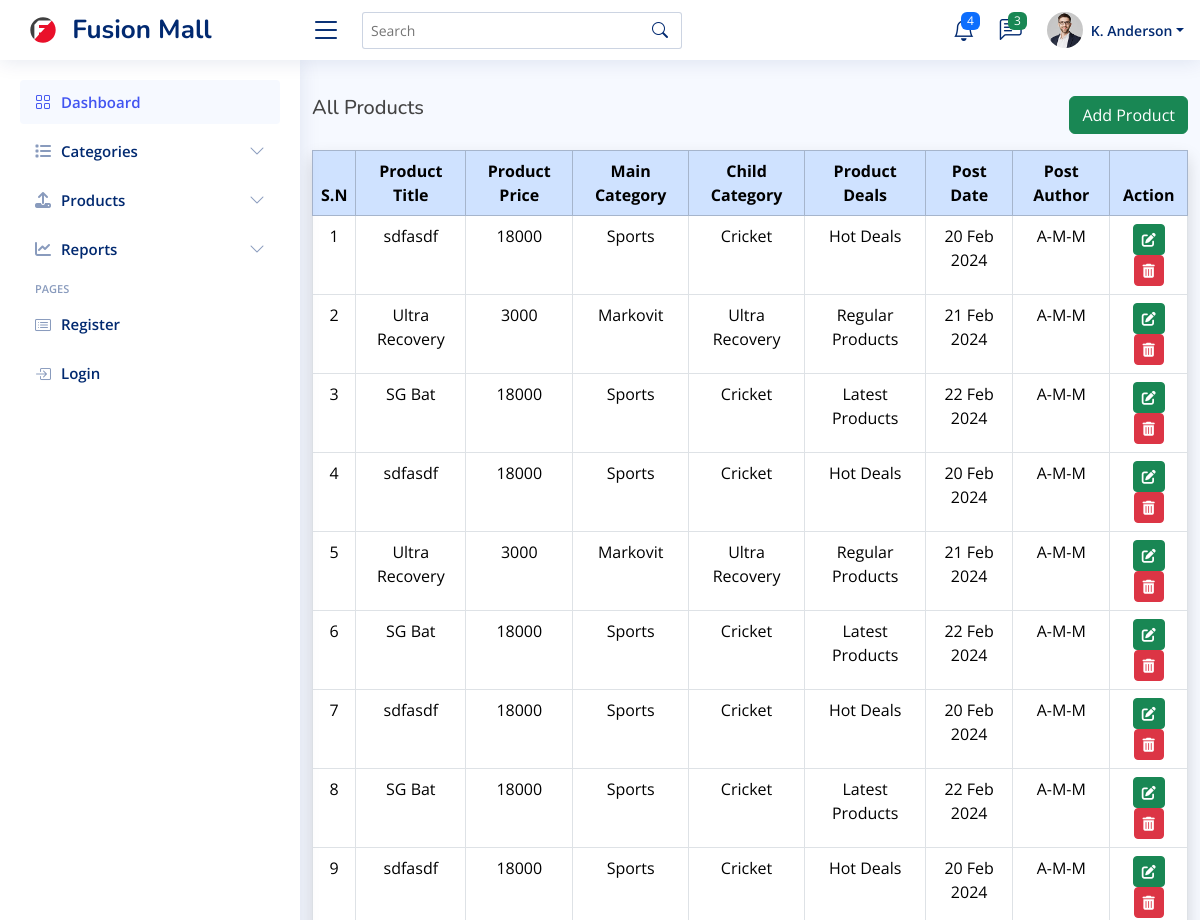
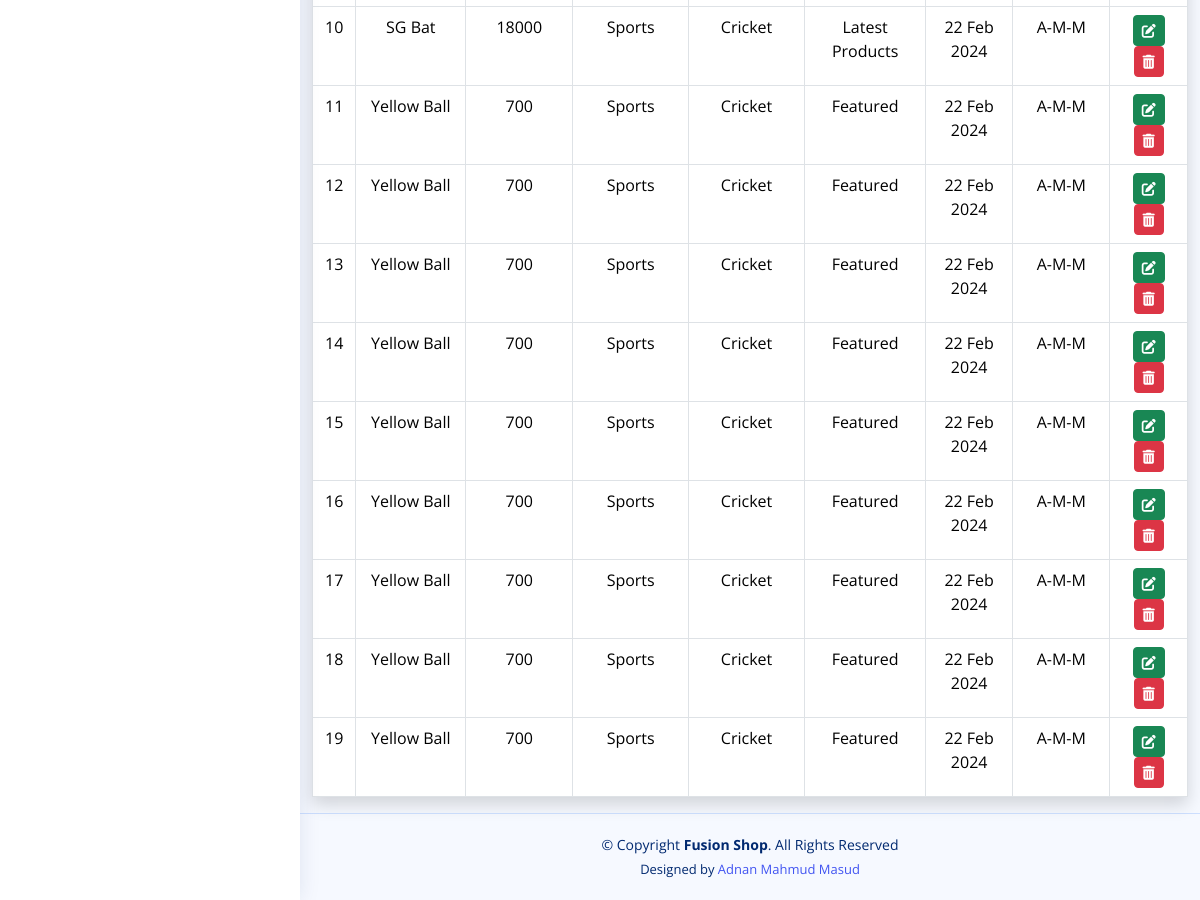
Page /dashboard/product-reports.php on the committed database (2 pictures, top to bottom).
### tables this page shows
CREATE TABLE `product` (
  `id` int(255) NOT NULL,
  `title` varchar(255) NOT NULL,
  `description` text NOT NULL,
  `price` varchar(255) NOT NULL,
  `main_cat` varchar(255) NOT NULL,
  `child_cat` varchar(255) NOT NULL,
  `deals` varchar(255) NOT NULL,
  `image` varchar(255) NOT NULL,
  `date` varchar(255) NOT NULL,
  `author` varchar(255) NOT NULL,
  `time` varchar(255) NOT NULL DEFAULT current_timestamp()
);

CREATE TABLE `main_category` (
  `id` int(255) NOT NULL,
  `name` varchar(255) NOT NULL,
  `post` varchar(255) NOT NULL,
  `time` varchar(255) NOT NULL DEFAULT current_timestamp()
);

CREATE TABLE `child_category` (
  `id` int(255) NOT NULL,
  `name` varchar(255) NOT NULL,
  `parent_id` varchar(255) NOT NULL,
  `post` varchar(255) NOT NULL,
  `time` varchar(255) NOT NULL DEFAULT current_timestamp()
);

CREATE TABLE `deals` (
  `id` int(255) NOT NULL,
  `name` varchar(255) NOT NULL,
  `time` varchar(255) NOT NULL DEFAULT current_timestamp()
);

### dashboard/product-reports.php (the view, shortened to what this page needs)
<?php
    include 'header.php';
    include 'sidebar.php';
?>
<div class="container">
    <div class="row">
    </div>
</div>
<div class="container-fluid">
    <div class="row">
        <div class="col-md-9 ms-auto">
            <div class="col-md-12 d-flex">
                <h5 class="mt-5">All Products</h5>
                <button type="button" class="btn btn-success ms-auto mt-5 mb-3" data-bs-toggle="modal" data-bs-target="#add-product-modal">Add Product</button>
            </div>
            <table class="table table-bordered table-responsive text-center shadow">
                <thead class="table-primary">
                    <tr>
                        <th>S.N</th>
                        <th>Product Title</th>
                        <th>Product Price</th>
                        <th>Main Category</th>
                        <th>Child Category</th>
                        <th>Product Deals</th>
                        <th>Post Date</th>
                        <th>Post Author</th>
                        <th>Action</th>
                    </tr>
                </thead>
                <tbody>
                    <?php
                        $product_query = "SELECT * FROM product";
                        $run_product_query = mysqli_query($connection, $product_query);
                        $serioul = 0;
                        if(mysqli_num_rows($run_product_query)>0){
                            while ($product_row = mysqli_fetch_assoc($run_product_query)) {
                                $serioul++;
                                $product_id = $product_row['id'];
                                $product_title = $product_row['title'];
                                $product_price = $product_row['price'];
                                $product_main_cat = $product_row['main_cat'];
                                $product_child_cat = $product_row['child_cat'];
                                $product_deals = $product_row['deals'];
                                $product_post_date = $product_row['date'];
                                $post_author = $product_row['author'];
                                $main_cat_query = "SELECT * FROM main_category WHERE id='$product_main_cat'";
                                $run_main_cat_query = mysqli_query($connection, $main_cat_query);
                                if($run_main_cat_query == true){
                                    while ($main_cat_row = mysqli_fetch_assoc($run_main_cat_query)) {
                                        $main_cat_name = $main_cat_row['name'];
                                        $child_cat_query = "SELECT * FROM child_category WHERE id='$product_child_cat'";
                                        $run_child_cat_query = mysqli_query($connection, $child_cat_query);
                                        if($run_child_cat_query == true){
                                            while ($child_cat_row = mysqli_fetch_assoc($run_child_cat_query)) {
                                                $child_cat_name = $child_cat_row['name'];
                                                $product_deals_query = "SELECT * FROM deals WHERE id='$product_deals'";
                                                $run_product_deals_query = mysqli_query($connection, $product_deals_query);
                                                if($run_product_deals_query == true){
                                                    while ($product_deals_row = mysqli_fetch_assoc($run_product_deals_query)) {
                                                        $product_deals_name = $product_deals_row['name'];
                                                    }
                                                }
                                            }
                                        }
                                    }
                                }
                                ?>
                                <tr>
                                    <td><?php echo $serioul;?></td>
                                    <td><?php echo $product_title;?></td>
                                    <td><?php echo $product_price;?></td>
                                    <td><?php echo $main_cat_name;?></td>
                                    <td><?php echo $child_cat_name;?></td>
                                    <td><?php echo $product_deals_name;?></td>
                                    <td><?php echo $product_post_date;?></td>
                                    <td><?php echo $post_author;?></td>
                                    <td><a class="btn btn-sm btn-success" href="edit-core.php?product_id=<?php echo $product_id;?>"><i class="fa-solid fa-pen-to-square"></i></a> <a class="btn btn-sm btn-danger" href="delete-core.php?product_id=<?php echo $product_id;?>"><i class="fa-solid fa-trash-can"></i></a></td>
                                </tr>
                            <?php }
                        }
                    ?>
                </tbody>
            </table>
        </div>
    </div>
</div>
<?php include 'footer.php';?>

### dashboard/assets/css/style.css (style rules this page uses)
:root { scroll-behavior: smooth; }
body { font-family: "Open Sans", sans-serif; background: #f6f9ff; color: #444444; }
a { color: #4154f1; text-decoration: none; }
h1, h2, h3, h4, h5, h6 { font-family: "Nunito", sans-serif; }

### rows in the picture
product: title "sdfasdf", price "18000", main_category.name "Sports", child_category.name "Cricket", deals.name "Hot Deals", date "20 Feb 2024", author "A-M-M"
product: title "Ultra Recovery", price "3000", main_category.name "Markovit", child_category.name "Ultra Recovery", deals.name "Regular Products", date "21 Feb 2024", author "A-M-M"
product: title "SG Bat", price "18000", main_category.name "Sports", child_category.name "Cricket", deals.name "Latest Products", date "22 Feb 2024", author "A-M-M"
product: title "sdfasdf", price "18000", main_category.name "Sports", child_category.name "Cricket", deals.name "Hot Deals", date "20 Feb 2024", author "A-M-M"
product: title "Ultra Recovery", price "3000", main_category.name "Markovit", child_category.name "Ultra Recovery", deals.name "Regular Products", date "21 Feb 2024", author "A-M-M"
product: title "SG Bat", price "18000", main_category.name "Sports", child_category.name "Cricket", deals.name "Latest Products", date "22 Feb 2024", author "A-M-M"
product: title "sdfasdf", price "18000", main_category.name "Sports", child_category.name "Cricket", deals.name "Hot Deals", date "20 Feb 2024", author "A-M-M"
product: title "SG Bat", price "18000", main_category.name "Sports", child_category.name "Cricket", deals.name "Latest Products", date "22 Feb 2024", author "A-M-M"
product: title "sdfasdf", price "18000", main_category.name "Sports", child_category.name "Cricket", deals.name "Hot Deals", date "20 Feb 2024", author "A-M-M"
product: title "SG Bat", price "18000", main_category.name "Sports", child_category.name "Cricket", deals.name "Latest Products", date "22 Feb 2024", author "A-M-M"
product: title "Yellow Ball", price "700", main_category.name "Sports", child_category.name "Cricket", deals.name "Featured", date "22 Feb 2024", author "A-M-M"
product: title "Yellow Ball", price "700", main_category.name "Sports", child_category.name "Cricket", deals.name "Featured", date "22 Feb 2024", author "A-M-M"
product: title "Yellow Ball", price "700", main_category.name "Sports", child_category.name "Cricket", deals.name "Featured", date "22 Feb 2024", author "A-M-M"
product: title "Yellow Ball", price "700", main_category.name "Sports", child_category.name "Cricket", deals.name "Featured", date "22 Feb 2024", author "A-M-M"
product: title "Yellow Ball", price "700", main_category.name "Sports", child_category.name "Cricket", deals.name "Featured", date "22 Feb 2024", author "A-M-M"
product: title "Yellow Ball", price "700", main_category.name "Sports", child_category.name "Cricket", deals.name "Featured", date "22 Feb 2024", author "A-M-M"
product: title "Yellow Ball", price "700", main_category.name "Sports", child_category.name "Cricket", deals.name "Featured", date "22 Feb 2024", author "A-M-M"
product: title "Yellow Ball", price "700", main_category.name "Sports", child_category.name "Cricket", deals.name "Featured", date "22 Feb 2024", author "A-M-M"
product: title "Yellow Ball", price "700", main_category.name "Sports", child_category.name "Cricket", deals.name "Featured", date "22 Feb 2024", author "A-M-M"
